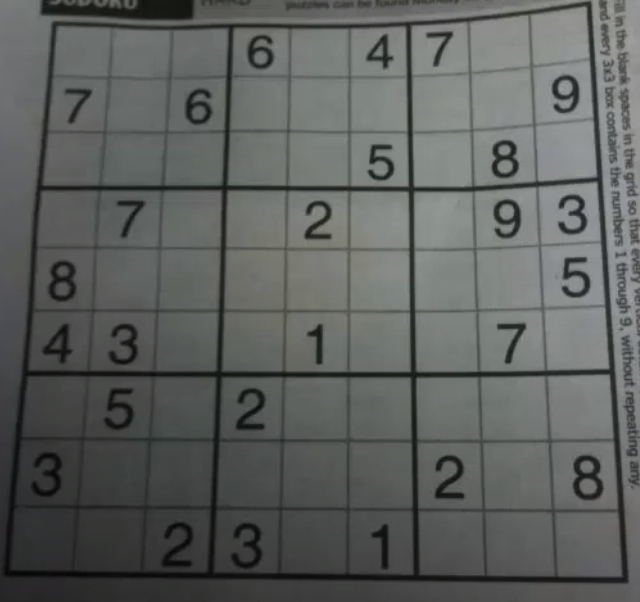
#> input picture data/Sudoku.jpg, 640 x 602 px, found by its file name
$ python adaptive-threshold-Sudoku.py
#> lines starting #> are read from the running program, lines starting #| are printed output that depends on the picture; after the words box and inside, x2 and y2 are one past the last pixel; in counts of white or black regions, pixels touching at a corner belong together
import cv2 as cv
import numpy as np

img = cv.imread('data\Sudoku.jpg', 0)
#> img: shape (602, 640); min 5, max 161, mean 95.3
_, th1 = cv.threshold(img, 127, 255, cv.THRESH_BINARY)
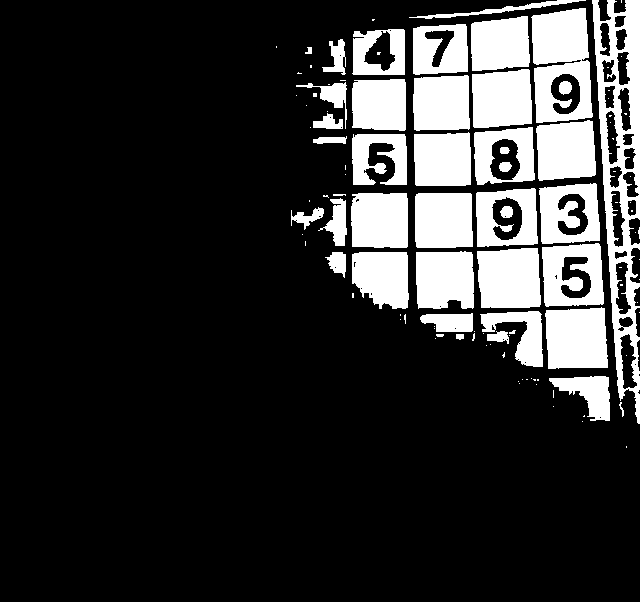
#> th1: shape (602, 640); 19.4% white; 111 white regions (69 under 20 px), largest, box (x1, y1, x2, y2) and area: (592, 0, 640, 424) 8544, (531, 8, 593, 123) 5099, (477, 248, 541, 308) 3528
th2 = cv.adaptiveThreshold(img, 255, cv.ADAPTIVE_THRESH_MEAN_C,cv.THRESH_BINARY, 11, 2)
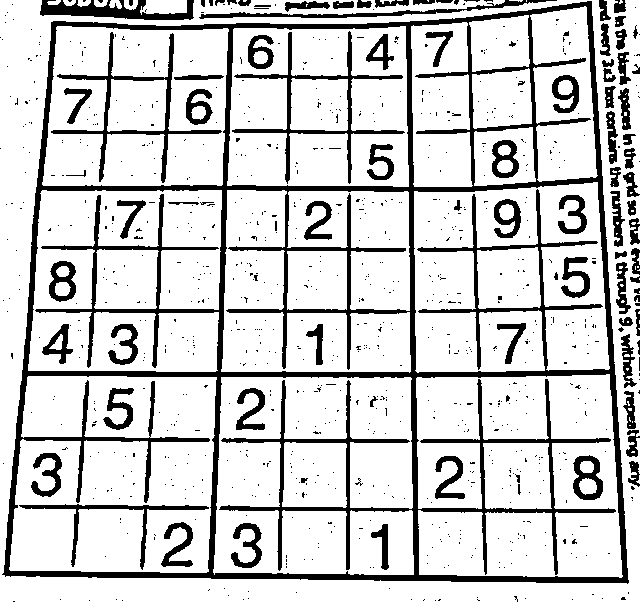
#> th2: shape (602, 640); 81.3% white; 940 black regions (848 under 20 px), largest, box (x1, y1, x2, y2) and area: (2, 1, 629, 584) 41722, (232, 31, 405, 184) 2342, (51, 32, 222, 183) 2242
th3 = cv.adaptiveThreshold(img, 255, cv.ADAPTIVE_THRESH_GAUSSIAN_C,cv.THRESH_BINARY, 11, 2)
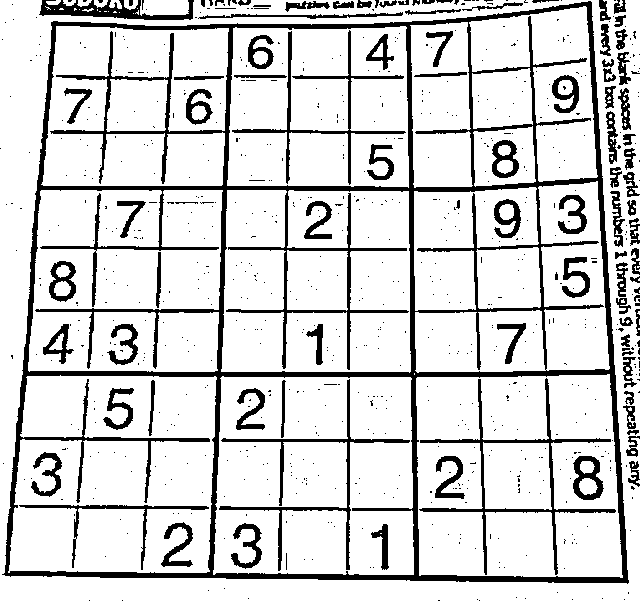
#> th3: shape (602, 640); 83.7% white; 811 black regions (716 under 20 px), largest, box (x1, y1, x2, y2) and area: (2, 1, 629, 584) 33745, (419, 378, 616, 575) 2452, (219, 379, 410, 571) 2036

cv.imshow('Image', img)
cv.imshow('th1', th1)
cv.imshow('th2', th2)
cv.imshow('th3', th3)

cv.waitKey(0)
cv.destroyAllWindows()

# Summary:  1. cv.adaptiveThreshold() is used to apply different thresholding operations on the input image.
#           2. Sudoku.jpg is a sudoku image with a lot of noise.
